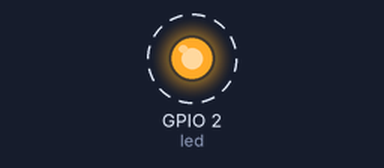
A program run on a simulated ESP32 board running MicroPython. Parts: output pins drawn as LEDs (lit = HIGH). Dashed ring = blinking. What the program prints to the serial console is not drawn.

Above: at 0.2 s.
Timing chart, 0 to 3.0 s (numbered marks = the images above):
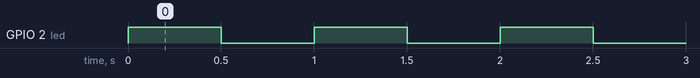

Measured:
- by itself, GPIO 2 (led): alternates HIGH for 0.50 s and LOW for 0.50 s

The program:

main.py
```python
from machine import Pin
from time import sleep_ms

led=Pin(2, Pin.OUT)

while(1):
    led.on()
    print(led.value())
    sleep_ms(500)

    led.off()
    print(led.value())
    sleep_ms(500)
```
